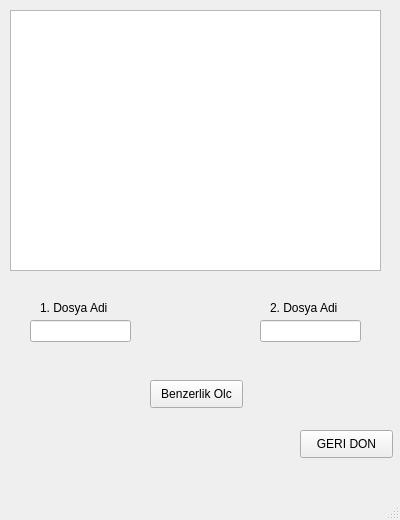
<?xml version="1.0" encoding="UTF-8"?>
<ui version="4.0">
 <class>MainWindow</class>
 <widget class="QMainWindow" name="MainWindow">
  <property name="geometry">
   <rect>
    <x>0</x>
    <y>0</y>
    <width>400</width>
    <height>520</height>
   </rect>
  </property>
  <property name="windowTitle">
   <string>metin benzerlik tespiti</string>
  </property>
  <widget class="QWidget" name="centralwidget">
   <widget class="QLineEdit" name="lineEdit">
    <property name="geometry">
     <rect>
      <x>30</x>
      <y>320</y>
      <width>101</width>
      <height>22</height>
     </rect>
    </property>
    <property name="text">
     <string/>
    </property>
   </widget>
   <widget class="QLabel" name="label">
    <property name="geometry">
     <rect>
      <x>40</x>
      <y>300</y>
      <width>81</width>
      <height>16</height>
     </rect>
    </property>
    <property name="text">
     <string>1. Dosya Adi</string>
    </property>
   </widget>
   <widget class="QLabel" name="label_2">
    <property name="geometry">
     <rect>
      <x>270</x>
      <y>300</y>
      <width>81</width>
      <height>16</height>
     </rect>
    </property>
    <property name="text">
     <string>2. Dosya Adi</string>
    </property>
   </widget>
   <widget class="QLineEdit" name="lineEdit_2">
    <property name="geometry">
     <rect>
      <x>260</x>
      <y>320</y>
      <width>101</width>
      <height>22</height>
     </rect>
    </property>
   </widget>
   <widget class="QPushButton" name="pushButton">
    <property name="geometry">
     <rect>
      <x>150</x>
      <y>380</y>
      <width>93</width>
      <height>28</height>
     </rect>
    </property>
    <property name="text">
     <string>Benzerlik Olc</string>
    </property>
   </widget>
   <widget class="QListView" name="listView">
    <property name="geometry">
     <rect>
      <x>10</x>
      <y>10</y>
      <width>371</width>
      <height>261</height>
     </rect>
    </property>
   </widget>
   <widget class="QPushButton" name="pushButtonG">
    <property name="geometry">
     <rect>
      <x>300</x>
      <y>430</y>
      <width>93</width>
      <height>28</height>
     </rect>
    </property>
    <property name="text">
     <string>GERI DON</string>
    </property>
   </widget>
  </widget>
  <widget class="QMenuBar" name="menubar">
   <property name="geometry">
    <rect>
     <x>0</x>
     <y>0</y>
     <width>400</width>
     <height>26</height>
    </rect>
   </property>
  </widget>
  <widget class="QStatusBar" name="statusbar"/>
 </widget>
 <resources/>
 <connections/>
</ui>
